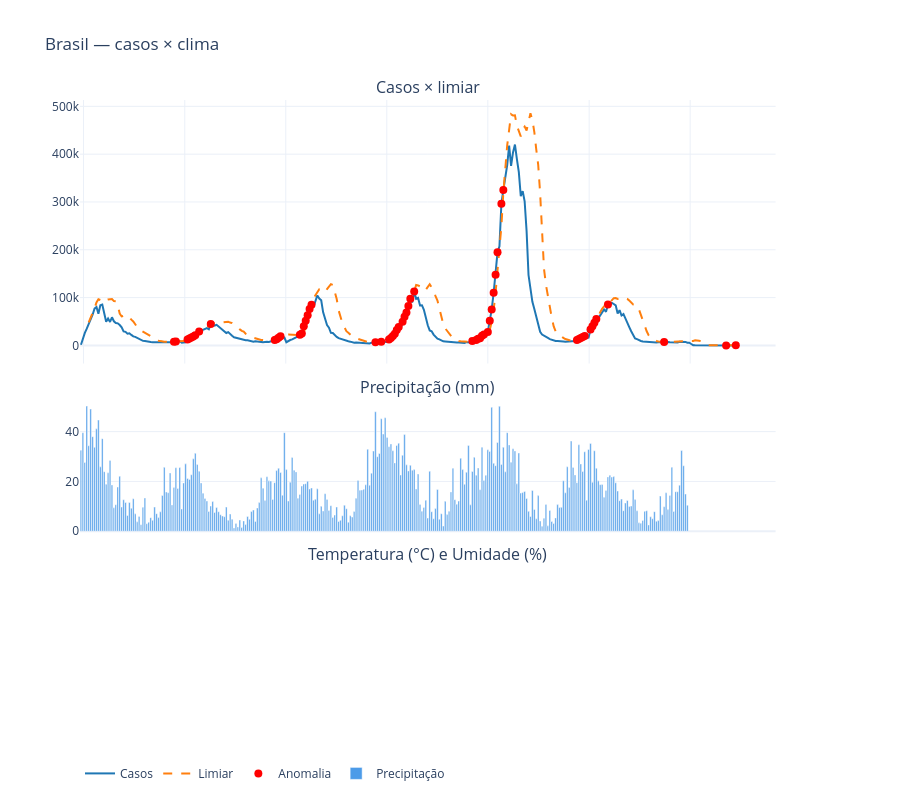
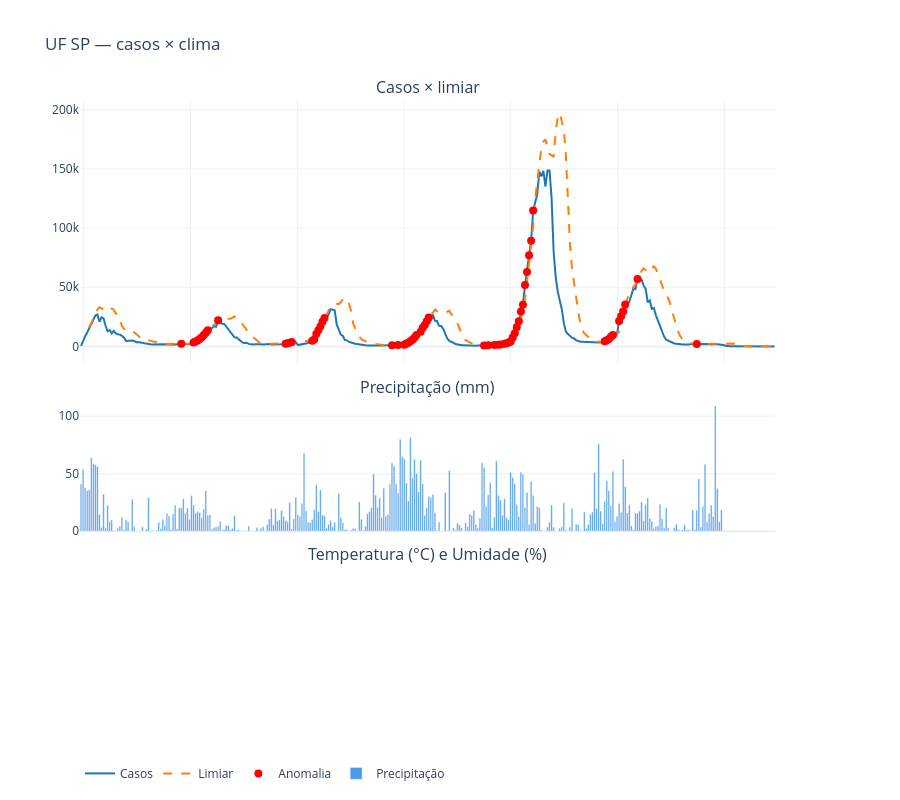
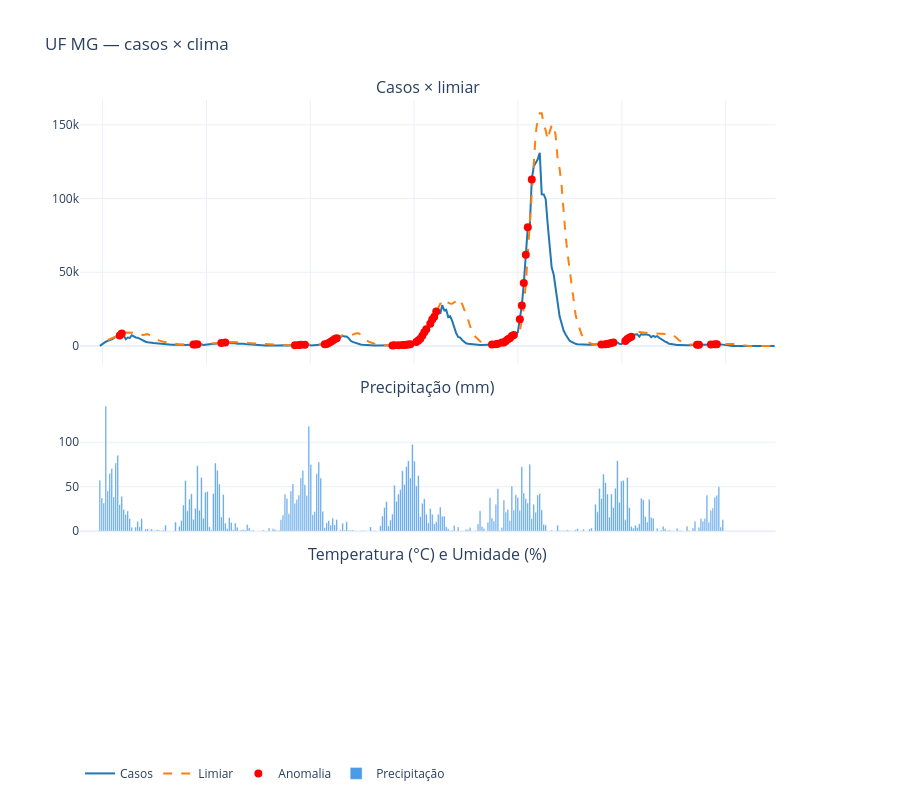

The cell these charts' notebook holds for them, in order:
### Markdown cell above
## Célula 8 — Clima × casos
**8.1** Painel comparativo (casos + anomalias, precipitação, temperatura/umidade) alinhado no tempo.
**8.2** Correlação defasada: o efeito do clima sobre a dengue não é imediato (chuva → criadouros → ciclo do mosquito → casos), então testamos defasagens de 0 a `LAG_MAX` semanas.

### Code cell
# ---------- 8.1 Painel comparativo ----------
def fig_clima(d, titulo):
    fig = make_subplots(rows=3, cols=1, shared_xaxes=True, vertical_spacing=0.06,
                        row_heights=[0.5, 0.25, 0.25],
                        specs=[[{}], [{}], [{"secondary_y": True}]],
                        subplot_titles=("Casos × limiar", "Precipitação (mm)", "Temperatura (°C) e Umidade (%)"))
    fig.add_trace(go.Scatter(x=d["semana"], y=d["casos"], name="Casos", line=dict(color="#1f77b4")), row=1, col=1)
    fig.add_trace(go.Scatter(x=d["semana"], y=d["limiar"], name="Limiar", line=dict(color="#ff7f0e", dash="dash")), row=1, col=1)
    a = d[d["anomalia"]]
    fig.add_trace(go.Scatter(x=a["semana"], y=a["casos"], name="Anomalia", mode="markers",
                             marker=dict(color="red", size=8)), row=1, col=1)
    if "precip" in d and d["precip"].notna().any():
        fig.add_trace(go.Bar(x=d["semana"], y=d["precip"], name="Precipitação", marker_color="#4c9be8"), row=2, col=1)
    if "temp" in d and d["temp"].notna().any():
        fig.add_trace(go.Scatter(x=d["semana"], y=d["temp"], name="Temperatura", line=dict(color="#d62728")),
                      row=3, col=1, secondary_y=False)
    if "umid" in d and d["umid"].notna().any():
        fig.add_trace(go.Scatter(x=d["semana"], y=d["umid"], name="Umidade", line=dict(color="#2ca02c", dash="dot")),
                      row=3, col=1, secondary_y=True)
    fig.update_layout(title=titulo, height=800, template="plotly_white", hovermode="x unified",
                      legend=dict(orientation="h", y=-0.1))
    return fig

# Brasil (clima nacional)
fig_clima(det_br, "Brasil — casos × clima").show()
# Top 2 UFs
for uf in top_uf[:2]:
    fig_clima(det_uf[det_uf["uf"] == uf], f"UF {uf} — casos × clima").show()

# ---------- 8.2 Correlação defasada ----------
def zlog(s):
    x = np.log1p(s)                         # log reduz a assimetria dos picos
    return (x - x.mean()) / (x.std() if x.std() else 1)

corr_df = det_uf[det_uf["uf"] != "BR"].copy()
corr_df["casos_z"] = corr_df.groupby("uf")["casos"].transform(zlog)
for v in CLIMA:
    corr_df[v + "_z"] = corr_df.groupby("uf")[v].transform(lambda s: (s - s.mean()) / (s.std() if s.std() else 1))

linhas = []
for lag in range(LAG_MAX + 1):
    linha = {"lag (semanas)": lag}
    for v in CLIMA:
        x = corr_df.groupby("uf")[v + "_z"].shift(lag)          # clima de `lag` semanas atrás
        linha[nomes_clima[v]] = pd.concat([corr_df["casos_z"], x], axis=1).corr(method="spearman").iloc[0, 1]
    linhas.append(linha)
tab_corr = pd.DataFrame(linhas).set_index("lag (semanas)")

plt.figure(figsize=(7, 5))
sns.heatmap(tab_corr, annot=True, fmt=".2f", cmap="RdBu_r", center=0, vmin=-1, vmax=1)
plt.title("Correlação de Spearman: clima (defasado) × casos")
plt.show()

print("Melhor defasagem por variável (maior |correlação|):")
for col in tab_corr.columns:
    lag_otimo = tab_corr[col].abs().idxmax()
    print(f"  • {col}: lag = {lag_otimo} sem. (rho = {tab_corr.loc[lag_otimo, col]:+.2f})")

### Figure 1 — Plotly figure (JSON) as saved in the notebook; plotly's stock layout.template omitted (floating-point values rounded to 4 significant figures; data arrays with more than 128 entries replaced by an {"elided": "..."} marker saying what was removed)
{"data": [{"line": {"color": "#1f77b4"}, "name": "Casos", "type": "scatter", "x": {"elided": "340 str values"}, "xaxis": "x", "y": {"elided": "340 int values"}, "yaxis": "y"}, {"line": {"color": "#ff7f0e", "dash": "dash"}, "name": "Limiar", "type": "scatter", "x": {"elided": "340 str values"}, "xaxis": "x", "y": {"elided": "340 float values"}, "yaxis": "y"}, {"marker": {"color": "red", "size": 8}, "mode": "markers", "name": "Anomalia", "type": "scatter", "x": ["2020-11-23T00:00:00.000000", "2020-11-30T00:00:00.000000", "2021-01-11T00:00:00.000000", "2021-01-18T00:00:00.000000", "2021-01-25T00:00:00.000000", "2021-02-01T00:00:00.000000", "2021-02-08T00:00:00.000000", "2021-02-22T00:00:00.000000", "2021-04-05T00:00:00.000000", "2021-11-22T00:00:00.000000", "2021-11-29T00:00:00.000000", "2021-12-06T00:00:00.000000", "2021-12-13T00:00:00.000000", "2022-02-21T00:00:00.000000", "2022-02-28T00:00:00.000000", "2022-03-07T00:00:00.000000", "2022-03-14T00:00:00.000000", "2022-03-21T00:00:00.000000", "2022-03-28T00:00:00.000000", "2022-04-04T00:00:00.000000", "2022-11-21T00:00:00.000000", "2022-12-12T00:00:00.000000", "2023-01-09T00:00:00.000000", "2023-01-16T00:00:00.000000", "2023-01-23T00:00:00.000000", "2023-01-30T00:00:00.000000", "2023-02-06T00:00:00.000000", "2023-02-13T00:00:00.000000", "2023-02-27T00:00:00.000000", "2023-03-06T00:00:00.000000", "2023-03-13T00:00:00.000000", "2023-03-20T00:00:00.000000", "2023-03-27T00:00:00.000000", "2023-04-10T00:00:00.000000", "2023-11-06T00:00:00.000000", "2023-11-20T00:00:00.000000", "2023-11-27T00:00:00.000000", "2023-12-04T00:00:00.000000", "2023-12-11T00:00:00.000000", "2023-12-18T00:00:00.000000", "2024-01-01T00:00:00.000000", "2024-01-08T00:00:00.000000", "2024-01-15T00:00:00.000000", "2024-01-22T00:00:00.000000", "2024-01-29T00:00:00.000000", "2024-02-05T00:00:00.000000", "2024-02-19T00:00:00.000000", "2024-02-26T00:00:00.000000", "2024-11-18T00:00:00.000000", "2024-11-25T00:00:00.000000", "2024-12-02T00:00:00.000000", "2024-12-09T00:00:00.000000", "2024-12-16T00:00:00.000000", "2025-01-06T00:00:00.000000", "2025-01-13T00:00:00.000000", "2025-01-20T00:00:00.000000", "2025-01-27T00:00:00.000000", "2025-03-10T00:00:00.000000", "2025-09-29T00:00:00.000000", "2026-05-11T00:00:00.000000", "2026-06-15T00:00:00.000000"], "xaxis": "x", "y": [7526, 8312, 12184, 14270, 16446, 18627, 21368, 28980, 44779, 11069, 12953, 15787, 19371, 22455, 24694, 40113, 51627, 63088, 76121, 85078, 6480, 7842, 12582, 15704, 19443, 24393, 32071, 38504, 49288, 59711, 69087, 82580, 97827, 112882, 9155, 11176, 13753, 14931, 20132, 23031, 28289, 51684, 75240, 109987, 147643, 194751, 296261, 325041, 11389, 13454, 15239, 17452, 19541, 33185, 39884, 47225, 55232, 85651, 7215, 46, 164], "yaxis": "y"}, {"marker": {"color": "#4c9be8"}, "name": "Precipitação", "type": "bar", "x": {"elided": "340 str values"}, "xaxis": "x2", "y": {"elided": "340 float values"}, "yaxis": "y2"}], "layout": {"annotations": [{"font": {"size": 16}, "showarrow": false, "text": "Casos × limiar", "x": 0.47, "xanchor": "center", "xref": "paper", "y": 1, "yanchor": "bottom", "yref": "paper"}, {"font": {"size": 16}, "showarrow": false, "text": "Precipitação (mm)", "x": 0.47, "xanchor": "center", "xref": "paper", "y": 0.5, "yanchor": "bottom", "yref": "paper"}, {"font": {"size": 16}, "showarrow": false, "text": "Temperatura (°C) e Umidade (%)", "x": 0.47, "xanchor": "center", "xref": "paper", "y": 0.22, "yanchor": "bottom", "yref": "paper"}], "height": 800, "hovermode": "x unified", "legend": {"orientation": "h", "y": -0.1}, "title": {"text": "Brasil — casos × clima"}, "xaxis": {"anchor": "y", "domain": [0, 0.94], "matches": "x3", "showticklabels": false}, "xaxis2": {"anchor": "y2", "domain": [0, 0.94], "matches": "x3", "showticklabels": false}, "xaxis3": {"anchor": "y3", "domain": [0, 0.94]}, "yaxis": {"anchor": "x", "domain": [0.56, 1]}, "yaxis2": {"anchor": "x2", "domain": [0.28, 0.5]}, "yaxis3": {"anchor": "x3", "domain": [0, 0.22]}, "yaxis4": {"anchor": "x3", "overlaying": "y3", "side": "right"}}}

### Figure 2 — Plotly figure (JSON) as saved in the notebook; plotly's stock layout.template omitted (floating-point values rounded to 4 significant figures; data arrays with more than 128 entries replaced by an {"elided": "..."} marker saying what was removed)
{"data": [{"line": {"color": "#1f77b4"}, "name": "Casos", "type": "scatter", "x": {"elided": "340 str values"}, "xaxis": "x", "y": {"elided": "340 float values"}, "yaxis": "y"}, {"line": {"color": "#ff7f0e", "dash": "dash"}, "name": "Limiar", "type": "scatter", "x": {"elided": "340 str values"}, "xaxis": "x", "y": {"elided": "340 float values"}, "yaxis": "y"}, {"marker": {"color": "red", "size": 8}, "mode": "markers", "name": "Anomalia", "type": "scatter", "x": ["2020-11-30T00:00:00.000000", "2021-01-11T00:00:00.000000", "2021-01-18T00:00:00.000000", "2021-01-25T00:00:00.000000", "2021-02-01T00:00:00.000000", "2021-02-08T00:00:00.000000", "2021-02-15T00:00:00.000000", "2021-02-22T00:00:00.000000", "2021-03-01T00:00:00.000000", "2021-04-05T00:00:00.000000", "2021-11-22T00:00:00.000000", "2021-11-29T00:00:00.000000", "2021-12-06T00:00:00.000000", "2021-12-13T00:00:00.000000", "2022-02-21T00:00:00.000000", "2022-02-28T00:00:00.000000", "2022-03-07T00:00:00.000000", "2022-03-14T00:00:00.000000", "2022-03-21T00:00:00.000000", "2022-03-28T00:00:00.000000", "2022-04-04T00:00:00.000000", "2022-11-21T00:00:00.000000", "2022-12-12T00:00:00.000000", "2023-01-02T00:00:00.000000", "2023-01-09T00:00:00.000000", "2023-01-16T00:00:00.000000", "2023-01-23T00:00:00.000000", "2023-01-30T00:00:00.000000", "2023-02-06T00:00:00.000000", "2023-02-13T00:00:00.000000", "2023-02-27T00:00:00.000000", "2023-03-06T00:00:00.000000", "2023-03-13T00:00:00.000000", "2023-03-20T00:00:00.000000", "2023-03-27T00:00:00.000000", "2023-10-02T00:00:00.000000", "2023-10-16T00:00:00.000000", "2023-11-06T00:00:00.000000", "2023-11-20T00:00:00.000000", "2023-11-27T00:00:00.000000", "2023-12-11T00:00:00.000000", "2023-12-18T00:00:00.000000", "2023-12-25T00:00:00.000000", "2024-01-01T00:00:00.000000", "2024-01-08T00:00:00.000000", "2024-01-15T00:00:00.000000", "2024-01-22T00:00:00.000000", "2024-01-29T00:00:00.000000", "2024-02-05T00:00:00.000000", "2024-02-12T00:00:00.000000", "2024-02-19T00:00:00.000000", "2024-02-26T00:00:00.000000", "2024-03-04T00:00:00.000000", "2024-03-11T00:00:00.000000", "2024-03-18T00:00:00.000000", "2024-11-18T00:00:00.000000", "2024-11-25T00:00:00.000000", "2024-12-02T00:00:00.000000", "2024-12-09T00:00:00.000000", "2024-12-16T00:00:00.000000", "2025-01-06T00:00:00.000000", "2025-01-13T00:00:00.000000", "2025-01-20T00:00:00.000000", "2025-01-27T00:00:00.000000", "2025-03-10T00:00:00.000000", "2025-09-29T00:00:00.000000"], "xaxis": "x", "y": [2168.0, 3377.0, 4224.0, 5021.0, 6291.0, 7807.0, 9609.0, 11610.0, 13620.0, 22060.0, 2239.0, 2700.0, 3006.0, 3731.0, 4756.0, 5906.0, 10520.0, 13560.0, 16880.0, 20800.0, 24010.0, 899.0, 1152.0, 1339.0, 2477.0, 2987.0, 4328.0, 5533.0, 7244.0, 9582.0, 12380.0, 15720.0, 18150.0, 21220.0, 24440.0, 840.0, 895.0, 1192.0, 1310.0, 1691.0, 2283.0, 2677.0, 3272.0, 4107.0, 7546.0, 11200.0, 16320.0, 21280.0, 29510.0, 35230.0, 51860.0, 62820.0, 77100.0, 89370.0, 114900.0, 4233.0, 5134.0, 6335.0, 8041.0, 9659.0, 21510.0, 25380.0, 29490.0, 35500.0, 56960.0, 2058.0], "yaxis": "y"}, {"marker": {"color": "#4c9be8"}, "name": "Precipitação", "type": "bar", "x": {"elided": "340 str values"}, "xaxis": "x2", "y": {"elided": "340 float values"}, "yaxis": "y2"}], "layout": {"annotations": [{"font": {"size": 16}, "showarrow": false, "text": "Casos × limiar", "x": 0.47, "xanchor": "center", "xref": "paper", "y": 1, "yanchor": "bottom", "yref": "paper"}, {"font": {"size": 16}, "showarrow": false, "text": "Precipitação (mm)", "x": 0.47, "xanchor": "center", "xref": "paper", "y": 0.5, "yanchor": "bottom", "yref": "paper"}, {"font": {"size": 16}, "showarrow": false, "text": "Temperatura (°C) e Umidade (%)", "x": 0.47, "xanchor": "center", "xref": "paper", "y": 0.22, "yanchor": "bottom", "yref": "paper"}], "height": 800, "hovermode": "x unified", "legend": {"orientation": "h", "y": -0.1}, "title": {"text": "UF SP — casos × clima"}, "xaxis": {"anchor": "y", "domain": [0, 0.94], "matches": "x3", "showticklabels": false}, "xaxis2": {"anchor": "y2", "domain": [0, 0.94], "matches": "x3", "showticklabels": false}, "xaxis3": {"anchor": "y3", "domain": [0, 0.94]}, "yaxis": {"anchor": "x", "domain": [0.56, 1]}, "yaxis2": {"anchor": "x2", "domain": [0.28, 0.5]}, "yaxis3": {"anchor": "x3", "domain": [0, 0.22]}, "yaxis4": {"anchor": "x3", "overlaying": "y3", "side": "right"}}}

### Figure 3 — Plotly figure (JSON) as saved in the notebook; plotly's stock layout.template omitted (floating-point values rounded to 4 significant figures; data arrays with more than 128 entries replaced by an {"elided": "..."} marker saying what was removed)
{"data": [{"line": {"color": "#1f77b4"}, "name": "Casos", "type": "scatter", "x": {"elided": "340 str values"}, "xaxis": "x", "y": {"elided": "340 float values"}, "yaxis": "y"}, {"line": {"color": "#ff7f0e", "dash": "dash"}, "name": "Limiar", "type": "scatter", "x": {"elided": "340 str values"}, "xaxis": "x", "y": {"elided": "340 float values"}, "yaxis": "y"}, {"marker": {"color": "red", "size": 8}, "mode": "markers", "name": "Anomalia", "type": "scatter", "x": ["2020-03-02T00:00:00.000000", "2020-03-09T00:00:00.000000", "2020-11-16T00:00:00.000000", "2020-11-23T00:00:00.000000", "2020-11-30T00:00:00.000000", "2021-02-22T00:00:00.000000", "2021-03-08T00:00:00.000000", "2021-11-08T00:00:00.000000", "2021-11-22T00:00:00.000000", "2021-11-29T00:00:00.000000", "2021-12-13T00:00:00.000000", "2022-02-21T00:00:00.000000", "2022-02-28T00:00:00.000000", "2022-03-07T00:00:00.000000", "2022-03-14T00:00:00.000000", "2022-03-21T00:00:00.000000", "2022-03-28T00:00:00.000000", "2022-04-04T00:00:00.000000", "2022-10-17T00:00:00.000000", "2022-10-24T00:00:00.000000", "2022-11-07T00:00:00.000000", "2022-11-21T00:00:00.000000", "2022-11-28T00:00:00.000000", "2022-12-05T00:00:00.000000", "2022-12-12T00:00:00.000000", "2022-12-19T00:00:00.000000", "2023-01-09T00:00:00.000000", "2023-01-16T00:00:00.000000", "2023-01-23T00:00:00.000000", "2023-01-30T00:00:00.000000", "2023-02-06T00:00:00.000000", "2023-02-13T00:00:00.000000", "2023-02-27T00:00:00.000000", "2023-03-06T00:00:00.000000", "2023-03-13T00:00:00.000000", "2023-03-20T00:00:00.000000", "2023-10-02T00:00:00.000000", "2023-10-16T00:00:00.000000", "2023-10-23T00:00:00.000000", "2023-11-06T00:00:00.000000", "2023-11-13T00:00:00.000000", "2023-11-20T00:00:00.000000", "2023-11-27T00:00:00.000000", "2023-12-04T00:00:00.000000", "2023-12-11T00:00:00.000000", "2023-12-18T00:00:00.000000", "2024-01-08T00:00:00.000000", "2024-01-15T00:00:00.000000", "2024-01-22T00:00:00.000000", "2024-01-29T00:00:00.000000", "2024-02-05T00:00:00.000000", "2024-02-19T00:00:00.000000", "2024-10-21T00:00:00.000000", "2024-11-04T00:00:00.000000", "2024-11-11T00:00:00.000000", "2024-11-18T00:00:00.000000", "2024-11-25T00:00:00.000000", "2024-12-02T00:00:00.000000", "2025-01-13T00:00:00.000000", "2025-01-20T00:00:00.000000", "2025-01-27T00:00:00.000000", "2025-02-03T00:00:00.000000", "2025-09-22T00:00:00.000000", "2025-09-29T00:00:00.000000", "2025-11-10T00:00:00.000000", "2025-11-24T00:00:00.000000", "2025-12-01T00:00:00.000000"], "xaxis": "x", "y": [7183.0, 8535.0, 967.0, 1056.0, 1256.0, 1985.0, 2310.0, 549.0, 679.0, 761.0, 886.0, 1163.0, 1341.0, 1997.0, 2789.0, 3654.0, 4660.0, 5279.0, 405.0, 412.0, 480.0, 644.0, 719.0, 882.0, 1067.0, 1183.0, 2760.0, 3797.0, 4830.0, 6987.0, 9358.0, 11300.0, 15100.0, 18020.0, 19890.0, 23450.0, 1008.0, 1208.0, 1453.0, 2408.0, 2420.0, 3353.0, 4558.0, 5287.0, 6709.0, 7482.0, 18200.0, 27470.0, 42660.0, 61900.0, 80560.0, 113000.0, 1019.0, 1184.0, 1364.0, 1728.0, 2103.0, 2278.0, 3392.0, 4750.0, 5523.0, 6268.0, 782.0, 848.0, 1008.0, 1112.0, 1153.0], "yaxis": "y"}, {"marker": {"color": "#4c9be8"}, "name": "Precipitação", "type": "bar", "x": {"elided": "340 str values"}, "xaxis": "x2", "y": {"elided": "340 float values"}, "yaxis": "y2"}], "layout": {"annotations": [{"font": {"size": 16}, "showarrow": false, "text": "Casos × limiar", "x": 0.47, "xanchor": "center", "xref": "paper", "y": 1, "yanchor": "bottom", "yref": "paper"}, {"font": {"size": 16}, "showarrow": false, "text": "Precipitação (mm)", "x": 0.47, "xanchor": "center", "xref": "paper", "y": 0.5, "yanchor": "bottom", "yref": "paper"}, {"font": {"size": 16}, "showarrow": false, "text": "Temperatura (°C) e Umidade (%)", "x": 0.47, "xanchor": "center", "xref": "paper", "y": 0.22, "yanchor": "bottom", "yref": "paper"}], "height": 800, "hovermode": "x unified", "legend": {"orientation": "h", "y": -0.1}, "title": {"text": "UF MG — casos × clima"}, "xaxis": {"anchor": "y", "domain": [0, 0.94], "matches": "x3", "showticklabels": false}, "xaxis2": {"anchor": "y2", "domain": [0, 0.94], "matches": "x3", "showticklabels": false}, "xaxis3": {"anchor": "y3", "domain": [0, 0.94]}, "yaxis": {"anchor": "x", "domain": [0.56, 1]}, "yaxis2": {"anchor": "x2", "domain": [0.28, 0.5]}, "yaxis3": {"anchor": "x3", "domain": [0, 0.22]}, "yaxis4": {"anchor": "x3", "overlaying": "y3", "side": "right"}}}
